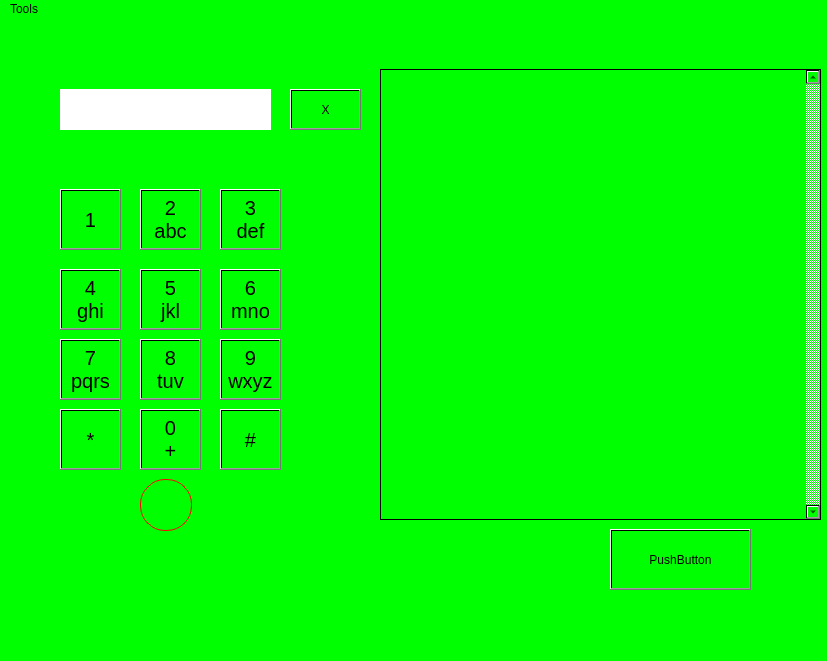
<?xml version="1.0" encoding="UTF-8"?>
<ui version="4.0">
 <class>Lab3Window</class>
 <widget class="QMainWindow" name="Lab3Window">
  <property name="geometry">
   <rect>
    <x>0</x>
    <y>0</y>
    <width>827</width>
    <height>661</height>
   </rect>
  </property>
  <property name="windowTitle">
   <string>Lab3Window</string>
  </property>
  <property name="styleSheet">
   <string notr="true">
background-color: qlineargradient(spread:pad, x1:1, y1:1, x2:1, y2:1, stop:1 rgba(0, 255, 0, 255));</string>
  </property>
  <widget class="QWidget" name="centralwidget">
   <widget class="QTableView" name="tableView">
    <property name="geometry">
     <rect>
      <x>380</x>
      <y>50</y>
      <width>441</width>
      <height>451</height>
     </rect>
    </property>
    <property name="verticalScrollBarPolicy">
     <enum>Qt::ScrollBarAlwaysOn</enum>
    </property>
    <property name="horizontalScrollBarPolicy">
     <enum>Qt::ScrollBarAlwaysOff</enum>
    </property>
    <attribute name="horizontalHeaderVisible">
     <bool>false</bool>
    </attribute>
   </widget>
   <widget class="QLabel" name="label">
    <property name="geometry">
     <rect>
      <x>60</x>
      <y>70</y>
      <width>211</width>
      <height>41</height>
     </rect>
    </property>
    <property name="styleSheet">
     <string notr="true">
background-color: qlineargradient(spread:pad, x1:0, y1:0, x2:1, y2:1, stop:0 rgba(255, 255, 255, 255), stop:1 rgba(255, 255, 255, 255));</string>
    </property>
    <property name="text">
     <string/>
    </property>
   </widget>
   <widget class="QPushButton" name="pushButton">
    <property name="geometry">
     <rect>
      <x>610</x>
      <y>510</y>
      <width>141</width>
      <height>61</height>
     </rect>
    </property>
    <property name="text">
     <string>PushButton</string>
    </property>
   </widget>
   <widget class="QPushButton" name="pushButton_2">
    <property name="geometry">
     <rect>
      <x>290</x>
      <y>70</y>
      <width>71</width>
      <height>41</height>
     </rect>
    </property>
    <property name="text">
     <string>X</string>
    </property>
   </widget>
   <widget class="QPushButton" name="pushButton_3">
    <property name="geometry">
     <rect>
      <x>60</x>
      <y>170</y>
      <width>61</width>
      <height>61</height>
     </rect>
    </property>
    <property name="font">
     <font>
      <pointsize>15</pointsize>
     </font>
    </property>
    <property name="text">
     <string>1</string>
    </property>
   </widget>
   <widget class="QPushButton" name="pushButton_4">
    <property name="geometry">
     <rect>
      <x>140</x>
      <y>170</y>
      <width>61</width>
      <height>61</height>
     </rect>
    </property>
    <property name="font">
     <font>
      <pointsize>15</pointsize>
     </font>
    </property>
    <property name="text">
     <string>2
abc</string>
    </property>
   </widget>
   <widget class="QPushButton" name="pushButton_5">
    <property name="geometry">
     <rect>
      <x>220</x>
      <y>170</y>
      <width>61</width>
      <height>61</height>
     </rect>
    </property>
    <property name="font">
     <font>
      <pointsize>15</pointsize>
     </font>
    </property>
    <property name="text">
     <string>3
def</string>
    </property>
   </widget>
   <widget class="QPushButton" name="pushButton_6">
    <property name="geometry">
     <rect>
      <x>60</x>
      <y>250</y>
      <width>61</width>
      <height>61</height>
     </rect>
    </property>
    <property name="font">
     <font>
      <pointsize>15</pointsize>
     </font>
    </property>
    <property name="text">
     <string>4
ghi</string>
    </property>
   </widget>
   <widget class="QPushButton" name="pushButton_7">
    <property name="geometry">
     <rect>
      <x>140</x>
      <y>250</y>
      <width>61</width>
      <height>61</height>
     </rect>
    </property>
    <property name="font">
     <font>
      <pointsize>15</pointsize>
     </font>
    </property>
    <property name="text">
     <string>5
jkl</string>
    </property>
   </widget>
   <widget class="QPushButton" name="pushButton_8">
    <property name="geometry">
     <rect>
      <x>220</x>
      <y>250</y>
      <width>61</width>
      <height>61</height>
     </rect>
    </property>
    <property name="font">
     <font>
      <pointsize>15</pointsize>
     </font>
    </property>
    <property name="text">
     <string>6
mno</string>
    </property>
   </widget>
   <widget class="QPushButton" name="pushButton_9">
    <property name="geometry">
     <rect>
      <x>60</x>
      <y>320</y>
      <width>61</width>
      <height>61</height>
     </rect>
    </property>
    <property name="font">
     <font>
      <pointsize>15</pointsize>
     </font>
    </property>
    <property name="text">
     <string>7
pqrs</string>
    </property>
   </widget>
   <widget class="QPushButton" name="pushButton_10">
    <property name="geometry">
     <rect>
      <x>140</x>
      <y>320</y>
      <width>61</width>
      <height>61</height>
     </rect>
    </property>
    <property name="font">
     <font>
      <pointsize>15</pointsize>
     </font>
    </property>
    <property name="text">
     <string>8
tuv</string>
    </property>
   </widget>
   <widget class="QPushButton" name="pushButton_11">
    <property name="geometry">
     <rect>
      <x>220</x>
      <y>320</y>
      <width>61</width>
      <height>61</height>
     </rect>
    </property>
    <property name="font">
     <font>
      <pointsize>15</pointsize>
     </font>
    </property>
    <property name="text">
     <string>9
wxyz</string>
    </property>
   </widget>
   <widget class="QPushButton" name="pushButton_12">
    <property name="geometry">
     <rect>
      <x>140</x>
      <y>390</y>
      <width>61</width>
      <height>61</height>
     </rect>
    </property>
    <property name="font">
     <font>
      <pointsize>15</pointsize>
     </font>
    </property>
    <property name="text">
     <string>0
+</string>
    </property>
   </widget>
   <widget class="QPushButton" name="pushButton_13">
    <property name="geometry">
     <rect>
      <x>60</x>
      <y>390</y>
      <width>61</width>
      <height>61</height>
     </rect>
    </property>
    <property name="font">
     <font>
      <pointsize>15</pointsize>
     </font>
    </property>
    <property name="text">
     <string>*</string>
    </property>
   </widget>
   <widget class="QPushButton" name="pushButton_14">
    <property name="geometry">
     <rect>
      <x>220</x>
      <y>390</y>
      <width>61</width>
      <height>61</height>
     </rect>
    </property>
    <property name="font">
     <font>
      <pointsize>15</pointsize>
     </font>
    </property>
    <property name="text">
     <string>#</string>
    </property>
   </widget>
   <widget class="QPushButton" name="pushButton_15">
    <property name="geometry">
     <rect>
      <x>140</x>
      <y>460</y>
      <width>52</width>
      <height>52</height>
     </rect>
    </property>
    <property name="styleSheet">
     <string notr="true"> border-style: solid;
 border-width:1px;
 border-radius:25px;
 border-color: red;
 max-width:50px;
 max-height:50px;
 min-width:50px;
 min-height:50px;</string>
    </property>
    <property name="text">
     <string/>
    </property>
   </widget>
  </widget>
  <widget class="QMenuBar" name="menubar">
   <property name="geometry">
    <rect>
     <x>0</x>
     <y>0</y>
     <width>827</width>
     <height>26</height>
    </rect>
   </property>
   <widget class="QMenu" name="menuTools">
    <property name="title">
     <string>Tools</string>
    </property>
    <addaction name="actionOpen_Address_Book"/>
   </widget>
   <addaction name="menuTools"/>
  </widget>
  <widget class="QStatusBar" name="statusbar"/>
  <action name="actionOpen_Address_Book">
   <property name="text">
    <string>Open Address Book</string>
   </property>
  </action>
 </widget>
 <resources/>
 <connections/>
</ui>
